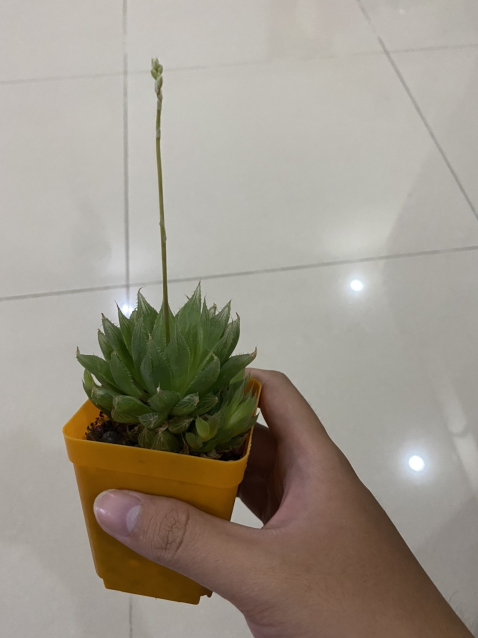
%> input picture LSB/caycon.jpg, 956 x 1276 px (shown at 1/2 size)
$ octave LSB_Encode.m   (GNU Octave 9; MATLAB toolbox functions it lacks are replaced by stand-ins)
%> lines starting %> are read from the running program, lines starting %| are printed output that depends on the picture; in (x1, y1, x2, y2) boxes, pixels count from 0 and x2, y2 are one past the last pixel; in counts of white or black regions, pixels touching at a corner belong together; the program's own positions count from 1
% Clear the existing workspace
clear all;

% Clear the command window
clc;

% Read the input image
input = imread('caycon.jpg');
%> input is the input picture: size 1276x956x3 uint8; mean R, G, B 157.5, 150.2, 138.3

% Convert image to grayscale
input=rgb2gray(input);
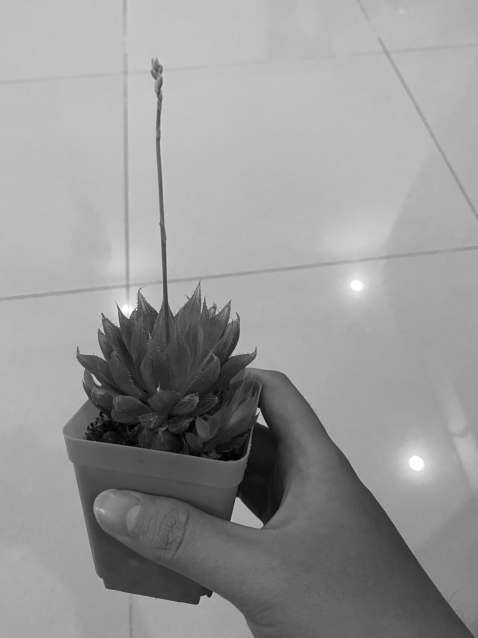
%> input: size 1276x956 uint8 (shown at 1/2 size); min 0, max 255, mean 151

% Resize the image to required size
input=imresize(input, [512 512]);
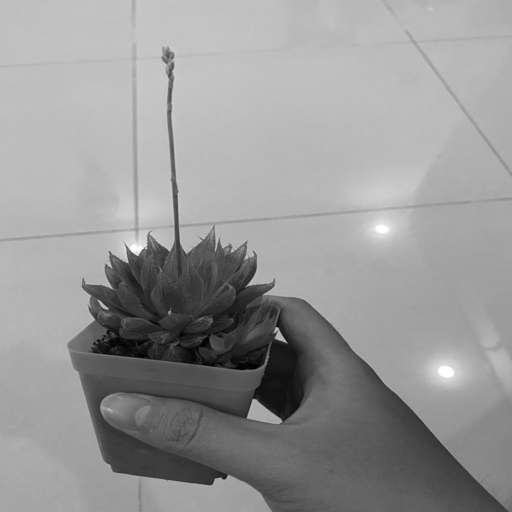
%> input: size 512x512 uint8; min 0, max 255, mean 151

% Message to be embedded
message='deathstranding';

% Length of the message where each character is 8 bits
len = length(message) * 8;

% Get all the ASCII values of the characters of the message
ascii_value = uint8(message);

% Convert the decimal values to binary
bin_message = transpose(dec2bin(ascii_value, 8));

% Get all the binary digits in separate row
bin_message = bin_message(:);

% Length of the binary message
N = length(bin_message);

% Converting the char array to numeric array
bin_num_message=str2num(bin_message);

% Initialize output as input
output = input;

% Get height and width for traversing through the image
height = size(input, 1);
%> height = 512
width = size(input, 2);
%> width = 512

% Counter for number of embedded bits
embed_counter = 1;

% Traverse through the image
for i = 1 : height
	for j = 1 : width

		% If more bits are remaining to embed
		if(embed_counter <= len)

			% Finding the Least Significant Bit of the current pixel
			LSB = mod(double(input(i, j)), 2);

			% Find whether the bit is same or needs to change
			temp = double(xor(LSB, bin_num_message(embed_counter)));

			% Updating the output to input + temp
			output(i, j) = input(i, j)+temp;

			% Increment the embed counter
			embed_counter = embed_counter+1;
		end

	end
end
%> output: size 512x512 uint8; 0.02% of pixels changed, all inside (x1, y1, x2, y2) = (1, 0, 112, 1)
%> after the loop, LSB = 0; embed_counter = 113; temp = 1

% Write both the input and output images to local storage
% Mention the path to a folder here.
imwrite(input, 'originalImage.png');
imwrite(output, 'stegoImage.png');
